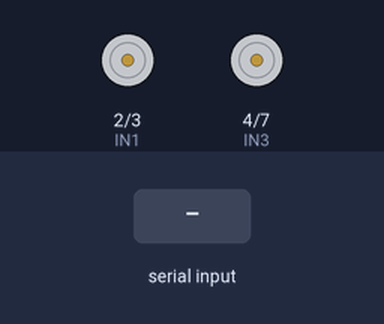
Bench run of a sketch on a simulated Arduino Uno, built with avr-gcc and run on an emulated ATmega328P. Shown: motor-driver pin pairs drawn as motors (green arrow = first pin HIGH = forward, orange = second pin HIGH = backward, longer = more drive, scaled by the enable pin). Inputs (shaded band) come from the test bench.

Above: at 1.2 s.
1.3 s: "F" received over Serial
At 1.7 s:
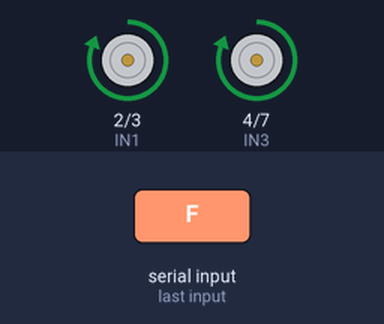
2.8 s: "B" received over Serial
At 4.0 s:
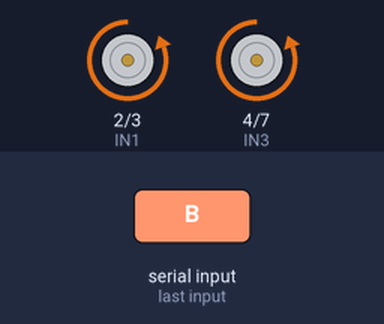
4.3 s: "L" received over Serial
At 5.1 s:
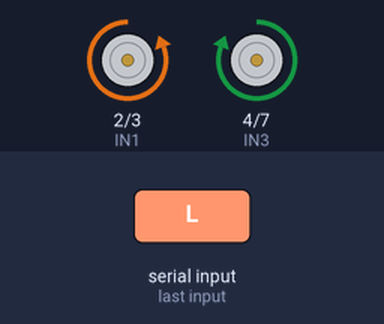
5.8 s: "R" received over Serial
At 6.3 s:
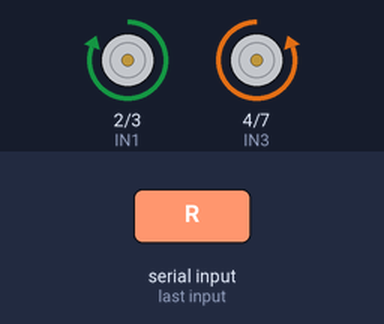
7.3 s: "S" received over Serial
At 8.6 s:
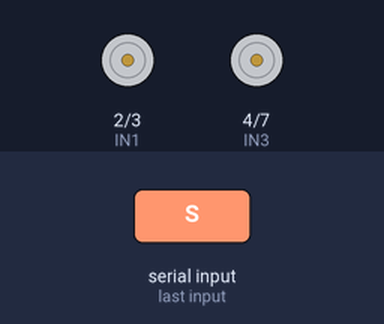
Timing chart, 0 to 9.8 s (numbered marks = the images above; inputs shaded):
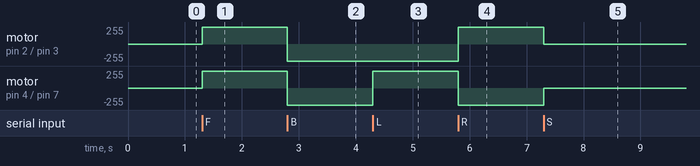

The sketch:

Arduino_Bluetooth_Car.ino
```cpp
/*
=========================================================
Project : Bluetooth Controlled RC Car using Arduino
Author  : Ansh Rastogi
Board   : Arduino Uno
Bluetooth Module : HC-05
Language : Arduino (C++)

Description:
A Bluetooth-controlled robotic car that receives commands
from an Android smartphone via the HC-05 Bluetooth module
and controls four DC motors through a motor driver.

Supported Commands:
F - Forward
B - Backward
L - Left
R - Right
S - Stop

=========================================================
*/

// -------------------- Pin Configuration --------------------

// Motor A
const int ENA = 5;
const int IN1 = 2;
const int IN2 = 3;

// Motor B
const int ENB = 6;
const int IN3 = 4;
const int IN4 = 7;

// Motor Speed (0–255)
const int MOTOR_SPEED = 255;

char command = 'S';


// -------------------- Setup --------------------

void setup() {

  Serial.begin(9600);

  pinMode(ENA, OUTPUT);
  pinMode(ENB, OUTPUT);

  pinMode(IN1, OUTPUT);
  pinMode(IN2, OUTPUT);
  pinMode(IN3, OUTPUT);
  pinMode(IN4, OUTPUT);

  stopCar();
}


// -------------------- Main Loop --------------------

void loop() {

  if (Serial.available() > 0) {

    command = Serial.read();

    switch (command) {

      case 'F':
        moveForward();
        break;

      case 'B':
        moveBackward();
        break;

      case 'L':
        turnLeft();
        break;

      case 'R':
        turnRight();
        break;

      case 'S':
        stopCar();
        break;

      default:
        stopCar();
        break;
    }
  }
}


// -------------------- Movement Functions --------------------

void moveForward() {

  analogWrite(ENA, MOTOR_SPEED);
  analogWrite(ENB, MOTOR_SPEED);

  digitalWrite(IN1, HIGH);
  digitalWrite(IN2, LOW);

  digitalWrite(IN3, HIGH);
  digitalWrite(IN4, LOW);
}


void moveBackward() {

  analogWrite(ENA, MOTOR_SPEED);
  analogWrite(ENB, MOTOR_SPEED);

  digitalWrite(IN1, LOW);
  digitalWrite(IN2, HIGH);

  digitalWrite(IN3, LOW);
  digitalWrite(IN4, HIGH);
}


void turnLeft() {

  analogWrite(ENA, MOTOR_SPEED);
  analogWrite(ENB, MOTOR_SPEED);

  digitalWrite(IN1, LOW);
  digitalWrite(IN2, HIGH);

  digitalWrite(IN3, HIGH);
  digitalWrite(IN4, LOW);
}


void turnRight() {

  analogWrite(ENA, MOTOR_SPEED);
  analogWrite(ENB, MOTOR_SPEED);

  digitalWrite(IN1, HIGH);
  digitalWrite(IN2, LOW);

  digitalWrite(IN3, LOW);
  digitalWrite(IN4, HIGH);
}


void stopCar() {

  digitalWrite(IN1, LOW);
  digitalWrite(IN2, LOW);

  digitalWrite(IN3, LOW);
  digitalWrite(IN4, LOW);

  analogWrite(ENA, 0);
  analogWrite(ENB, 0);
}
```

Measured:
- after the input at 1.3 s, motor on pin 2 (IN1) / pin 3 (IN2), motor on pin 4 (IN3) / pin 7 (IN4): stopped → forward 255/255 at once
- after the input at 2.8 s, motor on pin 2 (IN1) / pin 3 (IN2), motor on pin 4 (IN3) / pin 7 (IN4): forward 255/255 → backward 255/255 at once
- after the input at 4.3 s, motor on pin 4 (IN3) / pin 7 (IN4): backward 255/255 → forward 255/255 at once
- after the input at 5.8 s, motor on pin 2 (IN1) / pin 3 (IN2): backward 255/255 → forward 255/255 at once; motor on pin 4 (IN3) / pin 7 (IN4): forward 255/255 → backward 255/255 at once
- after the input at 7.3 s, motor on pin 2 (IN1) / pin 3 (IN2): forward 255/255 → stopped at once; motor on pin 4 (IN3) / pin 7 (IN4): backward 255/255 → stopped at once
